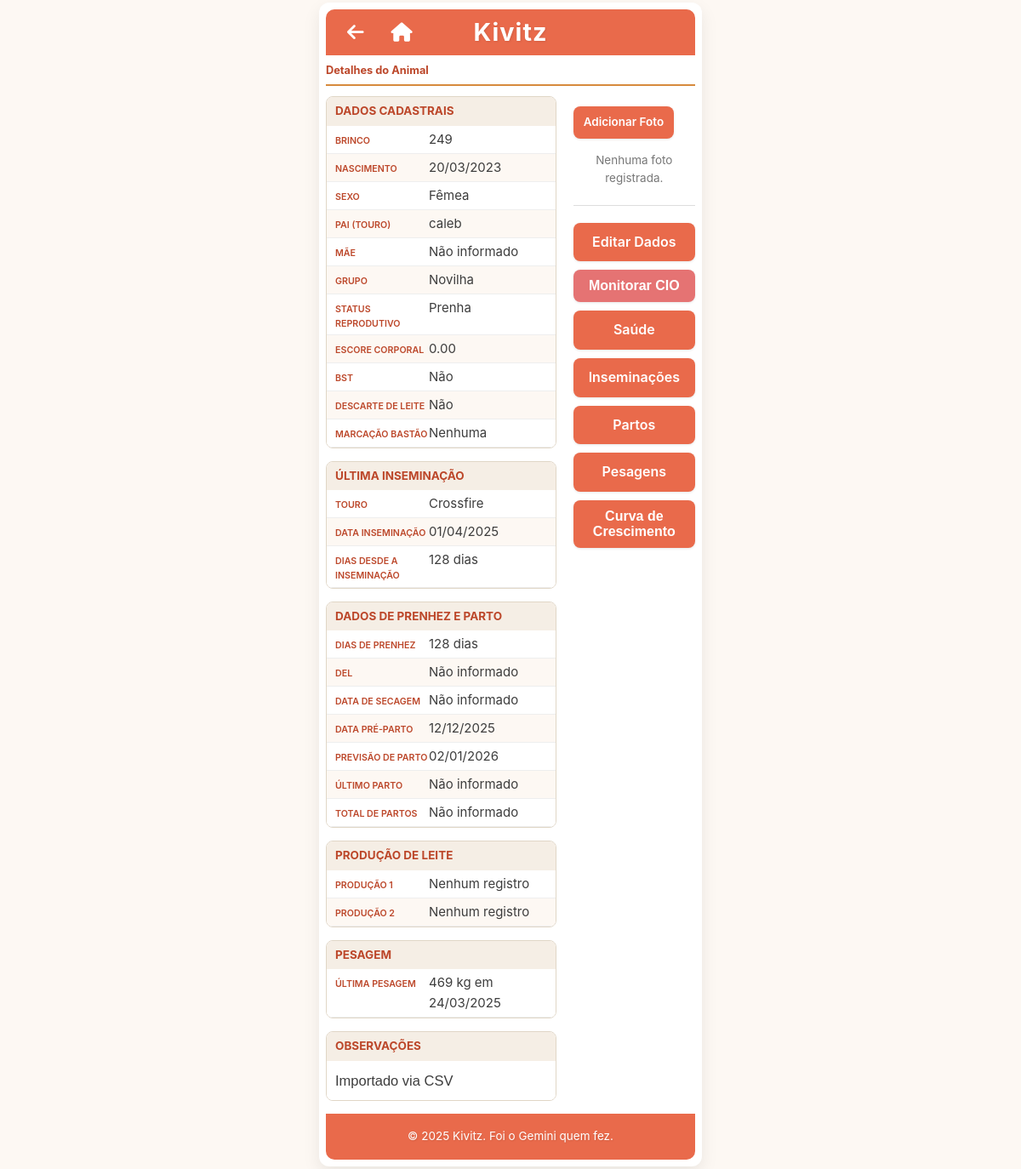
The app's page /views/gado/view.php?id=24 (signed in) with its own data.
### tables this page shows
CREATE TABLE `gado` (
  `id` int(11) NOT NULL,
  `grupo` enum('Bezerra','Novilha','Lactante','Seca','Corte') NOT NULL,
  `status` enum('Vazia','Inseminada','Prenha') NOT NULL,
  `bst` tinyint(1) DEFAULT 0,
  `leite_descarte` enum('Sim','Não') NOT NULL DEFAULT 'Não',
  `cor_bastao` enum('','Azul','Verde','Vermelho') NOT NULL DEFAULT '',
  `ativo` tinyint(1) NOT NULL DEFAULT 1,
  `created_at` datetime DEFAULT current_timestamp(),
  `updated_at` datetime DEFAULT current_timestamp() ON UPDATE current_timestamp(),
  `brinco` varchar(50) NOT NULL,
  `nascimento` date NOT NULL,
  `sexo` varchar(10) NOT NULL DEFAULT 'Fêmea',
  `escore` decimal(3,2) NOT NULL,
  `id_pai` int(11) DEFAULT NULL,
  `id_mae` int(11) DEFAULT NULL,
  `descarte` tinyint(1) DEFAULT 0,
  `observacoes` text DEFAULT NULL,
  `raca` enum('Holandês','Angus','Jersey') DEFAULT NULL,
  `nome` varchar(100) DEFAULT NULL,
  `Data_secagem` date DEFAULT NULL,
  `Data_preparto` date DEFAULT NULL,
  `Data_parto` date DEFAULT NULL,
  `data_monitoramento_cio` date DEFAULT NULL,
  `pai` varchar(100) DEFAULT NULL,
  `mae` varchar(100) DEFAULT NULL
);

CREATE TABLE `touros` (
  `id` int(11) NOT NULL,
  `nome` varchar(100) NOT NULL,
  `raca` varchar(50) DEFAULT NULL,
  `codigo_semem` varchar(50) DEFAULT NULL,
  `observacoes` text DEFAULT NULL,
  `ativo` tinyint(1) NOT NULL DEFAULT 1,
  `doses_estoque` int(11) NOT NULL DEFAULT 0 COMMENT 'Quantidade de doses de sêmen em estoque',
  `created_at` datetime DEFAULT current_timestamp(),
  `updated_at` datetime DEFAULT current_timestamp() ON UPDATE current_timestamp()
);

### models/Gado.php (called while the page is built, shortened)
<?php
class Gado {
    private $conn;
    private $table_name = "gado";
    public $id;
    public function __construct($db) {
        $this->conn = $db;
    }
    public function readOne() {
       $query = "SELECT
                    g.id, g.brinco, g.nome, g.nascimento, g.raca, g.sexo, g.observacoes,
                    g.status, g.grupo, g.bst, g.leite_descarte, g.cor_bastao, g.ativo,
                    g.created_at, g.updated_at, g.escore, g.id_pai, g.id_mae,
                    g.Data_secagem, g.Data_preparto, g.Data_parto, g.data_monitoramento_cio,
                    p.nome as nome_pai_display,
                    m.brinco as brinco_mae_display,
                    m.nome as nome_mae_display
                  FROM " . $this->table_name . " g
                  LEFT JOIN touros p ON g.id_pai = p.id
                  LEFT JOIN gado m ON g.id_mae = m.id
                  WHERE g.id = ? LIMIT 0,1";
		$stmt = $this->conn->prepare($query);
        $stmt->bindParam(1, $this->id);
        $stmt->execute();
        $row = $stmt->fetch(PDO::FETCH_ASSOC);
        if ($row) {
            return true;
        }
        return false;
    }
}
?>

### views/gado/view.php (the view, shortened to what this page needs)
<?php
include_once __DIR__ . '/../../includes/header.php';
require_once __DIR__ . '/../../config/database.php';
require_once __DIR__ . '/../../models/Gado.php';
$gado = new Gado($pdo);
$gado->id = $_GET['id'] ?? null;
if (!$gado->id || !$gado->readOne()) {
    $_SESSION['message'] = "Animal não encontrado.";
    header('Location: index.php');
    exit();
}
$query_fotos = "SELECT id, caminho_arquivo, legenda FROM gado_fotos WHERE id_gado = :id_gado ORDER BY foto_principal DESC, created_at DESC";
$stmt_fotos = $pdo->prepare($query_fotos);
$stmt_fotos->execute([':id_gado' => $gado->id]);
$fotos_do_gado = $stmt_fotos->fetchAll(PDO::FETCH_ASSOC);
function formatarData($data, $formato = 'd/m/Y') {
    if (empty($data) || $data === '0000-00-00' || $data === null) {
        return 'Não informado';
    }
    try {
        return (new DateTime($data))->format($formato);
    } catch (Exception $e) {
        return 'Data inválida';
    }
}
$dados_cadastrais = [
    'BRINCO' => htmlspecialchars($gado->brinco),
    'NASCIMENTO' => formatarData($gado->nascimento),
    'SEXO' => htmlspecialchars($gado->sexo),
    'PAI (TOURO)' => htmlspecialchars($gado->nome_pai_display ?: 'Não informado'),
    'MÃE' => htmlspecialchars($gado->brinco_mae_display ?: 'Não informado'),
    'GRUPO' => htmlspecialchars($gado->grupo),
    'STATUS REPRODUTIVO' => htmlspecialchars($gado->status),
    'ESCORE CORPORAL' => htmlspecialchars($gado->escore ?: 'Não informado'),
    'BST' => ($gado->bst == 1) ? 'Sim' : 'Não',
    'DESCARTE DE LEITE' => htmlspecialchars($gado->leite_descarte),
    'MARCAÇÃO BASTÃO' => htmlspecialchars($gado->cor_bastao ?: 'Nenhuma'),
];
$cioMonitorado = !empty($gado->data_monitoramento_cio);
?>
<h2 class="page-title">Detalhes do Animal</h2>
<div class="main-details-grid" style="display: grid; grid-template-columns: 3fr 1fr; gap: 20px; align-items: flex-start;">
    <div class="details-column" style="display: flex; flex-direction: column; gap: 15px;">
        <?php
        function renderizar_bloco($titulo, $dados) {
            echo '<div class="details-block" style="border: 1px solid var(--border-color); border-radius: 8px; overflow: hidden;">';
            echo '<h4 style="background-color: var(--background-medium); color: var(--dark-orange); margin: 0; padding: 6px 10px; font-size: 0.9em; text-transform: uppercase;">' . $titulo . '</h4>';
            if (empty($dados)) {
                echo '<div style="padding: 10px; background-color: #fff;">Nenhum registro.</div>';
            } else {
                $rowIndex = 0;
                foreach ($dados as $rotulo => $valor) {
                    $bgColor = ($rowIndex % 2 == 0) ? '#fff' : 'var(--background-light)';
                    echo '<div style="display: flex; align-items: baseline; background-color: ' . $bgColor . '; padding: 4px 10px; border-bottom: 1px solid #eee;">';
                    echo '<span style="font-size: 8pt; color: var(--dark-orange); width: 110px; flex-shrink: 0; text-transform: uppercase; font-weight: 600;">' . $rotulo . '</span>';
                    echo '<span>' . ($valor ?: 'Não informado') . '</span>';
                    echo '</div>';
                    $rowIndex++;
                }
            }
            echo '</div>';
        }
        ?>
        <?php renderizar_bloco('Dados Cadastrais', $dados_cadastrais); ?>
        <div class="details-block" style="border: 1px solid var(--border-color); border-radius: 8px; overflow: hidden;">
            <h4 style="background-color: var(--background-medium); color: var(--dark-orange); margin: 0; padding: 6px 10px; font-size: 0.9em; text-transform: uppercase;">Observações</h4>
            <div style="padding: 10px; background-color: #fff;">
                <span style="font-size: 1.1em; color: var(--neutral-text); font-family: Arial, sans-serif;"><?php echo nl2br(htmlspecialchars($gado->observacoes ?: 'Nenhuma observação.')); ?></span>
            </div>
        </div>
    </div>
    <div class="action-buttons-column">
        <div class="button-group" style="margin-bottom: 15px;">
           <?php if ($_SESSION['role'] === 'admin'): ?>
                <a href="upload_foto.php?id_gado=<?php echo $gado->id; ?>" class="btn btn-primary" style="font-size: 0.9em; padding: 8px 12px;">Adicionar Foto</a>
            <?php else: ?>
                <span class="btn btn-primary disabled-link" style="font-size: 0.9em; padding: 8px 12px;">Adicionar Foto</span>
            <?php endif; ?>
        </div>
        <?php if (!empty($fotos_do_gado)): ?>
            <div class="photo-gallery">
                <?php foreach ($fotos_do_gado as $foto): ?>
                    <div class="photo-item" style="position: relative;">
                        <img class="lightbox-trigger" src="../../<?php echo htmlspecialchars($foto['caminho_arquivo']); ?>" alt="<?php echo htmlspecialchars($foto['legenda']); ?>">
                     <?php if ($_SESSION['role'] === 'admin'): ?>
                        <form action="../../controllers/FotoController.php" method="POST" onsubmit="return confirm('Tem certeza que deseja excluir esta foto?');" style="position: absolute; top: 5px; right: 5px; z-index: 10;">
                            <input type="hidden" name="action" value="delete">
                            <input type="hidden" name="id_foto" value="<?php echo $foto['id']; ?>">
                            <input type="hidden" name="id_gado" value="<?php echo $gado->id; ?>">
                            <button type="submit" class="btn-delete-photo" title="Excluir Foto" style="background-color: rgba(0,0,0,0.5); border-radius: 50%; width: 25px; height: 25px; color: white; border: none; cursor: pointer; display: flex; align-items: center; justify-content: center;">
                                <i class="fas fa-trash-alt" style="font-size: 0.8em;"></i>
                            </button>
                        </form>
                    <?php endif; ?>
                        <div class="photo-actions">
                            <p class="photo-caption"><?php echo htmlspecialchars($foto['legenda']); ?></p>
                        </div>
                    </div>
                <?php endforeach; ?>
            </div>
        <?php else: ?>
            <p style="text-align: center; margin-top: 10px; font-size: 0.9em; color: #777;">Nenhuma foto registrada.</p>
        <?php endif; ?>
      <div style="display: flex; flex-direction: column; gap: 10px; margin-top: 20px; border-top: 1px solid #ddd; padding-top: 20px;">
        <?php if ($_SESSION['role'] === 'admin'): ?>
            <a href="edit.php?id=<?php echo $gado->id; ?>" class="btn btn-primary" style="width: 100%; text-align: center;">Editar Dados</a>
        <?php else: ?>
            <span class="btn btn-primary disabled-link" style="width: 100%; text-align: center;">Editar Dados</span>
        <?php endif; ?>
        <?php if (!in_array($gado->grupo, ['Bezerra', 'Corte'])): ?>
            <?php
                $btn_class = $cioMonitorado ? 'btn-success' : 'btn-danger';
                $btn_text = $cioMonitorado ? 'Parar Monitoramento' : 'Monitorar CIO';
            ?>
            <button id="cio-monitoring-btn" class="btn <?php echo $btn_class; ?>" data-id-gado="<?php echo $gado->id; ?>" style="width: 100%; text-align: center;"><?php echo $btn_text; ?></button>
        <?php endif; ?>
        <?php if ($_SESSION['role'] === 'admin'): ?>
            <a href="../registros_manejo/index.php?search_query=<?php echo urlencode($gado->brinco); ?>" class="btn btn-secondary" style="width: 100%; text-align: center;">Saúde</a>
            <a href="../inseminacoes/index.php?search_query=<?php echo urlencode($gado->brinco); ?>" class="btn btn-secondary" style="width: 100%; text-align: center;">Inseminações</a>
            <a href="../partos/index.php?search_query=<?php echo urlencode($gado->brinco); ?>" class="btn btn-secondary" style="width: 100%; text-align: center;">Partos</a>
            <a href="../pesagens/index.php?search_query=<?php echo urlencode($gado->brinco); ?>" class="btn btn-secondary" style="width: 100%; text-align: center;">Pesagens</a>
        <?php endif; ?>
        <?php if ($_SESSION['role'] === 'admin'): ?>
            <button id="showGrowthChartBtn" class="btn btn-primary" data-id-gado="<?php echo $gado->id; ?>" style="width: 100%; text-align: center;">Curva de Crescimento</button>
        <?php else: ?>
            <button class="btn btn-primary disabled-link" style="width: 100%; text-align: center;" disabled>Crescimento</button>
        <?php endif; ?>
    </div>
    </div>
</div>
<?php include_once __DIR__ . '/../../includes/footer.php'; ?>

### css/style.css (style rules this page uses)
:root { --primary-orange: #E96A4B; --light-accent-orange: #FCE0C3; --dark-orange: #BC472A; --highlight-orange: #D68A3D; --neutral-text: #3D3D3D; --neutral-dark: #6B5F5F; --background-light: #FDF8F3; --background-medium: #F5EEE5; --border-color: #E0D6C6; --success-green: #66BB6A; --error-red: #E57373; --shadow-light: 0 3px 8px rgba(0, 0, 0, 0.05); --shadow-medium: 0 8px 20px rgba(0, 0, 0, 0.08); --bst-green: #4CAF50; --bst-gray: #BDBDBD; --text-esmaecido: #B0B0B0; --background-esmaecido-even: #F0F0F0; --background-esmaecido-odd: #FAFAFA; --bg-estoque-baixo: #FFEBEE; }
*, *::before, *::after { box-sizing: border-box; }
body { font-family: 'Inter', 'Segoe UI', Tahoma, Geneva, Verdana, sans-serif; line-height: 1.6; margin: 0; padding: 0; background-color: var(--background-light); color: var(--neutral-text); display: flex; justify-content: center; align-items: flex-start; min-height: 100vh; font-size: 15px; overflow-x: hidden; }
h2.page-title { color: var(--dark-orange); font-size: 0.8rem; margin-top: 0; margin-bottom: 12px; border-bottom: 2px solid var(--highlight-orange); padding-bottom: 6px; font-weight: 700; }
.btn { background-color: var(--primary-orange); color: white; padding: 10px 18px; border: none; border-radius: 8px; cursor: pointer; font-size: 1rem; font-weight: 600; transition: background-color 0.3s ease, transform 0.2s ease, box-shadow 0.3s ease; text-decoration: none; display: inline-block; text-align: center; box-shadow: 0 1px 3px rgba(0, 0, 0, 0.1); }
.btn.btn-danger { background-color: var(--error-red); }
.button-group { display: flex; gap: 10px; margin-top: 12px; flex-wrap: wrap; justify-content: flex-start; }

### records on screen
gado: brinco "249", sexo "Fêmea", id_pai.nome "caleb", grupo "Novilha", status "Prenha", escore "0.00", leite_descarte "Não", observacoes "Importado via CSV"

### other values on screen
$titulo "DADOS CADASTRAIS ÚLTIMA INSEMINAÇÃO DADOS DE PRENHEZ E PARTO PRODUÇÃO DE LEITE PESAGEM"
$rotulo "BRINCO"
$rotulo "NASCIMENTO"
$valor ?: 'Não informado' "20/03/2023"
$rotulo "SEXO"
$rotulo "PAI (TOURO)"
$rotulo "MÃE"
$valor ?: 'Não informado' "Não informado"
$rotulo "GRUPO"
$rotulo "STATUS REPRODUTIVO"
$rotulo "ESCORE CORPORAL"
$rotulo "BST"
$rotulo "DESCARTE DE LEITE"
$rotulo "MARCAÇÃO BASTÃO"
$valor ?: 'Não informado' "Nenhuma"
